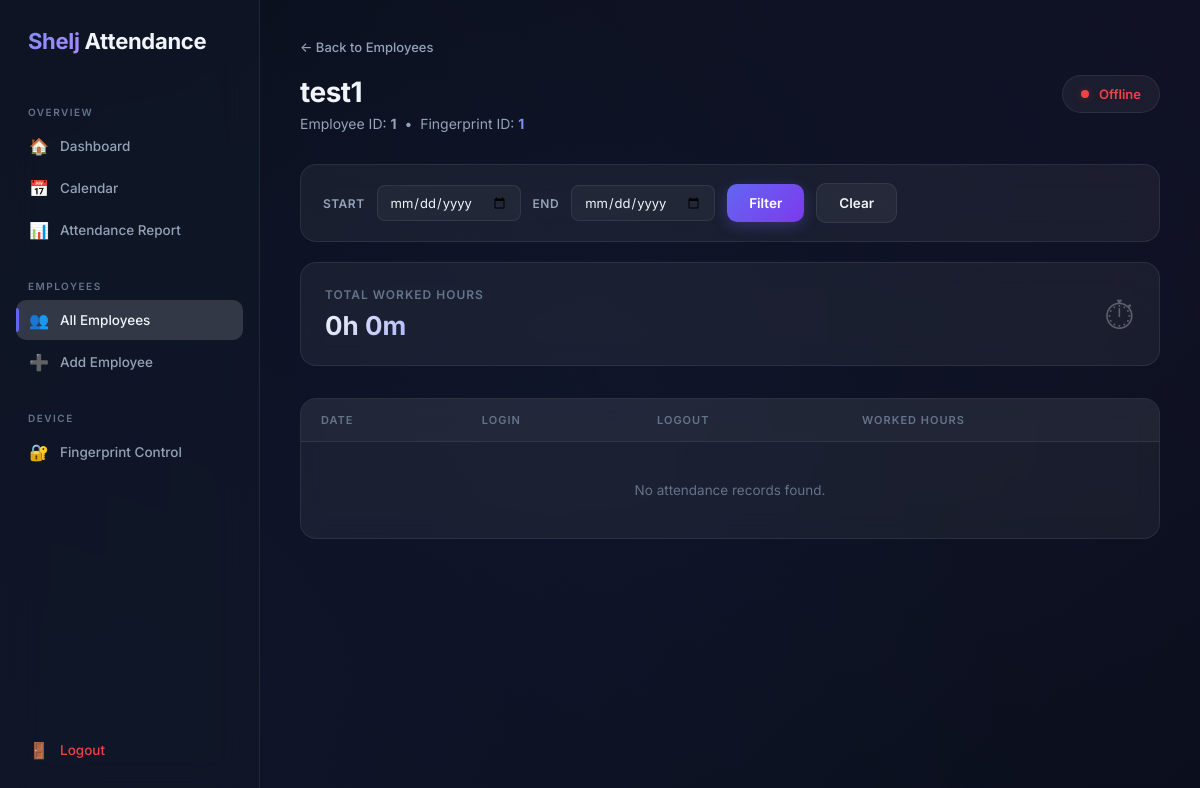
The page /web/employees/1/ (signed in) on the database as committed earlier.
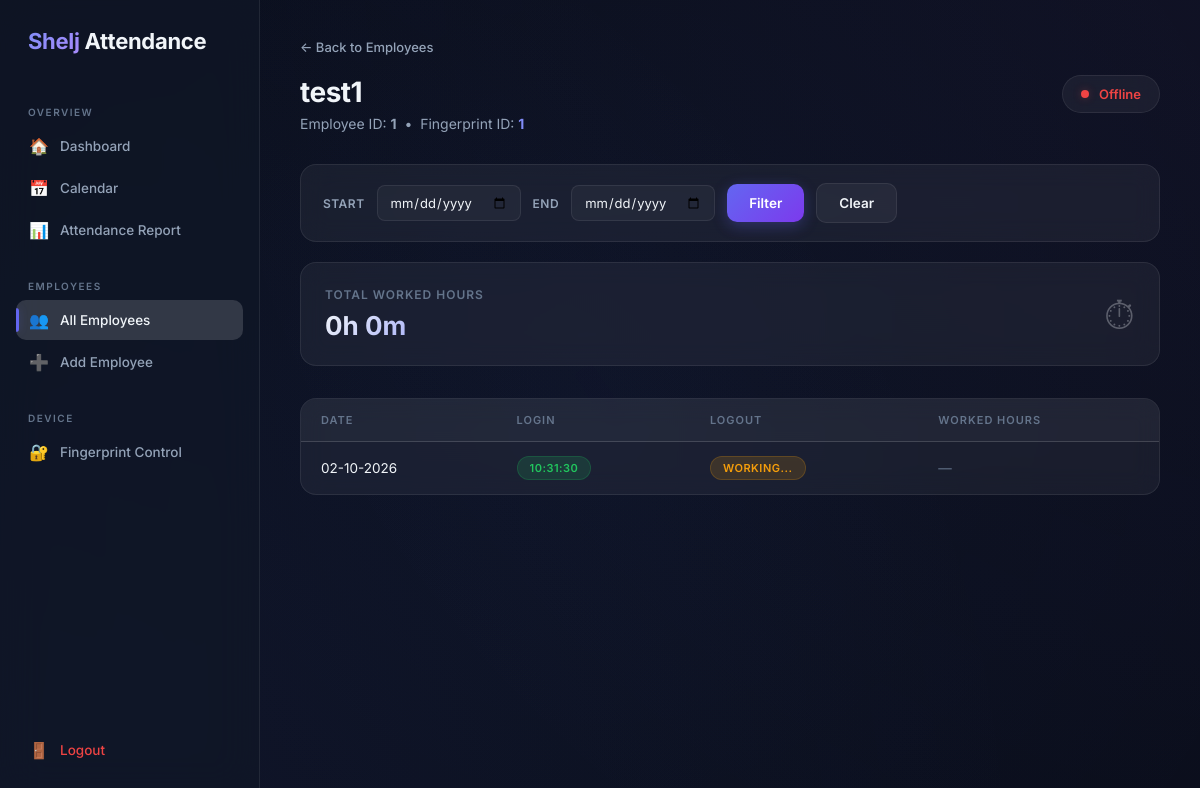
The same page on the database as committed later.
### attendance/models.py (models this page shows, shortened)
class AttendanceSession(models.Model):
    employee = models.ForeignKey(
        Employee,
        on_delete=models.CASCADE,
        related_name="attendance_sessions",
    )
    login_at = models.DateTimeField()
    logout_at = models.DateTimeField(null=True, blank=True)
    worked_hours = models.DurationField(
        null=True,
        blank=True,
    )
    created_at = models.DateTimeField(auto_now_add=True)
    updated_at = models.DateTimeField(auto_now=True)

### attendance/views.py (the view, shortened to what this page needs)
@login_required
def employee_detail(request, employee_id):
    employee = get_object_or_404(
        Employee,
        id=employee_id,
    )
    attendance = (
        employee.attendance_sessions
        .order_by("-login_at")
    )
    start_date = request.GET.get("start_date", "")
    end_date = request.GET.get("end_date", "")
    total_worked = attendance.aggregate(
        total=Sum("worked_hours")
    )["total"]
    if total_worked is None:
        total_worked = timedelta(0)
    total_seconds = int(total_worked.total_seconds())
    total_hours = total_seconds // 3600
    total_minutes = (total_seconds % 3600) // 60
    total_worked_display = f"{total_hours}h {total_minutes}m"
    paginator = Paginator(
        attendance,
        10,
    )
    page_number = request.GET.get("page")
    page_obj = paginator.get_page(
        page_number
    )
    return render(
        request,
        "attendance/employee_detail.html",
        {
            "employee": employee,
            "page_obj": page_obj,
            "start_date": start_date,
            "end_date": end_date,
            "total_worked": total_worked_display,
        },
    )

### attendance/context_processors.py (called while the page is built)
def device_status(request):
    device = (
        AttendanceDevice.objects
        .filter(is_active=True)
        .first()
    )
    return {
        "device": device,
    }

### attendance/models.py (called while the page is built)
    @property
    def is_online(self):
        if self.last_seen is None:
            return False
        return timezone.now() - self.last_seen < timedelta(minutes=2)

### attendance/templates/attendance/employee_detail.html (shortened to what this page needs)
{% extends "attendance/base.html" %}
{% block nav_employees %}active{% endblock %}
{% block content %}
    <a class="back-link" href="{% url 'employee_list' %}" id="back-to-employees">
        ← Back to Employees
    </a>
    <div class="page-header">
        <div>
            <h1>{{ employee.name }}</h1>
            <p>
                Employee ID: <strong>{{ employee.employee_id }}</strong>
                &nbsp;•&nbsp;
                Fingerprint ID:
                <strong style="color: var(--accent-light);">{{ employee.fingerprint_id }}</strong>
            </p>
        </div>
        {% if device and device.is_online %}
            <div class="device-badge online">
                <span class="dot"></span>
                Online
            </div>
        {% else %}
            <div class="device-badge offline">
                <span class="dot"></span>
                Offline
            </div>
        {% endif %}
    </div>
    <form method="get" class="filter-bar" id="date-filter-form">
        <label for="start_date">Start</label>
        <input
            type="date"
            name="start_date"
            id="start_date"
            value="{{ start_date }}"
        >
        <label for="end_date">End</label>
        <input
            type="date"
            name="end_date"
            id="end_date"
            value="{{ end_date }}"
        >
        <button type="submit" class="btn btn-primary" id="btn-filter">
            Filter
        </button>
        <a href="{% url 'employee_detail' employee.id %}" class="btn btn-secondary" id="btn-clear-filter">
            Clear
        </a>
    </form>
    <section class="section">
        <div class="cards-grid" style="grid-template-columns: 1fr;">
            <div class="stat-card" style="display: flex; align-items: center; justify-content: space-between;">
                <div>
                    <div class="stat-label">Total Worked Hours</div>
                    <div class="stat-value" style="font-size: 26px;">{{ total_worked }}</div>
                </div>
                <span style="font-size: 40px; opacity: 0.3;">⏱</span>
            </div>
        </div>
    </section>
    <div class="glass-table-wrap">
        <table class="glass-table" id="attendance-table">
            <thead>
                <tr>
                    <th>Date</th>
                    <th>Login</th>
                    <th>Logout</th>
                    <th>Worked Hours</th>
                </tr>
            </thead>
            <tbody>
            {% for session in page_obj %}
            <tr>
                <td>
                    {{ session.login_at|date:"d-m-Y" }}
                </td>
                <td>
                    <span class="badge badge-login">
                        {{ session.login_at|date:"H:i:s" }}
                    </span>
                </td>
                <td>
                    {% if session.logout_at %}
                        <span class="badge badge-logout">
                            {{ session.logout_at|date:"H:i:s" }}
                        </span>
                    {% else %}
                        <span class="badge badge-working">
                            Working...
                        </span>
                    {% endif %}
                </td>
                <td>
                    {% if session.worked_hours %}
                        {{ session.worked_hours }}
                    {% else %}
                        <span style="color: var(--text-muted);">—</span>
                    {% endif %}
                </td>
            </tr>
            {% empty %}
            <tr>
                <td colspan="4" style="text-align: center; padding: 40px; color: var(--text-muted);">
                    No attendance records found.
                </td>
            </tr>
            {% endfor %}
            </tbody>
        </table>
    </div>
{% endblock %}

Rows that differ between the two databases and show on the page:
added AttendanceSession: login_at "02-10-2026", login_at "10:31:30", shows "WORKING..."
Other text that changed with them:
text no longer shown: "No attendance records found."
